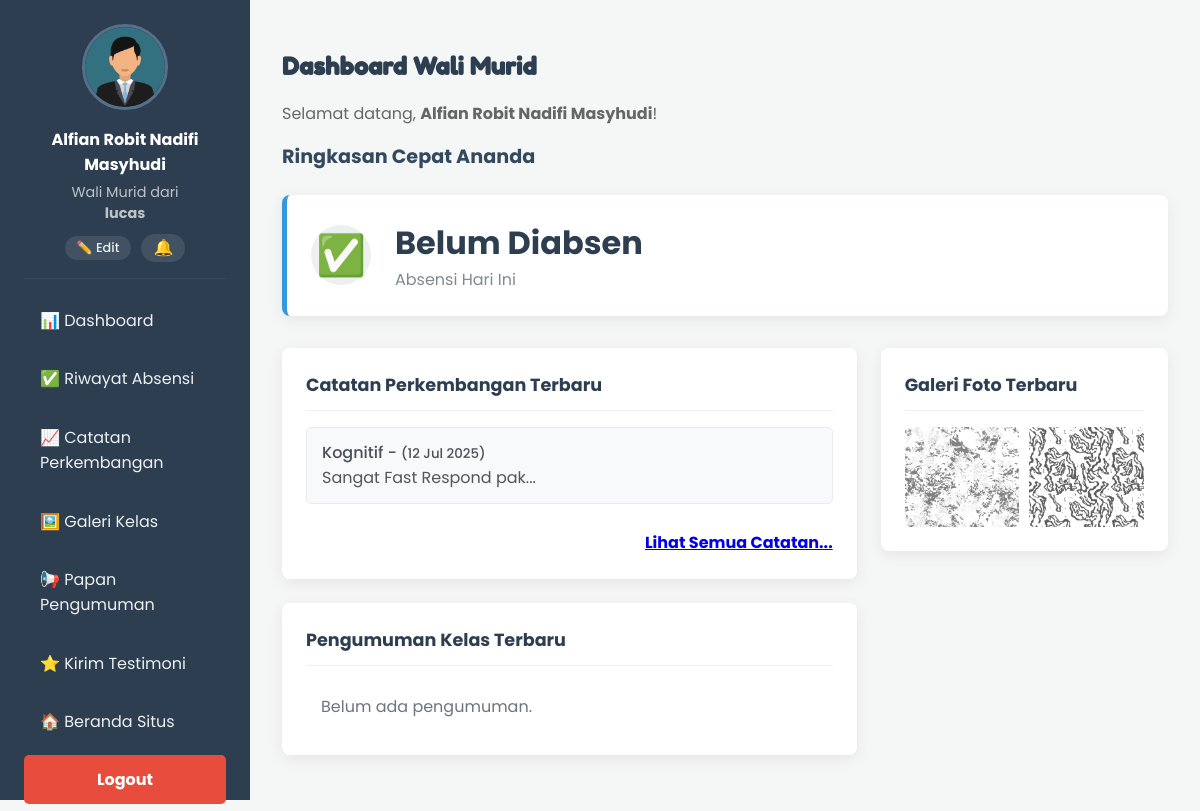
/wali/dashboard.php (signed in), run on the app's committed database.
### tables this page shows
CREATE TABLE `catatan_perkembangan` (
  `id_catatan` int(11) NOT NULL,
  `id_siswa` int(11) NOT NULL,
  `id_guru` int(11) NOT NULL,
  `tanggal_catatan` date NOT NULL,
  `aspek_perkembangan` enum('Sosial-Emosional','Kognitif','Motorik Halus','Motorik Kasar','Seni','Bahasa') NOT NULL,
  `catatan` text NOT NULL
);

CREATE TABLE `galeri_kelas` (
  `id_foto` int(11) NOT NULL,
  `id_kelas` int(11) NOT NULL,
  `id_guru` int(11) NOT NULL,
  `nama_file` varchar(255) NOT NULL,
  `judul_foto` varchar(100) DEFAULT NULL,
  `is_favorit` tinyint(1) NOT NULL DEFAULT 0 COMMENT '0=tidak, 1=favorit',
  `tanggal_unggah` timestamp NOT NULL DEFAULT current_timestamp()
);

### wali/dashboard.php (the view, shortened to what this page needs)
<?php
include 'template_header.php';
require_once '../config.php';
$id_siswa = isset($_SESSION['id_siswa']) ? $_SESSION['id_siswa'] : null;
?>
<div class="admin-content-header">
    <h2>Dashboard Wali Murid</h2>
    <p>Selamat datang, <strong><?php echo htmlspecialchars($_SESSION['wali_nama']); ?></strong>!</p>
</div>
<div class="admin-content-body">
    <?php if (empty($id_siswa)): ?>
        <div class="prompt-pendaftaran">
            <h3>Anda Belum Menautkan Data Ananda</h3>
            <p>Untuk melihat laporan absensi, perkembangan, dan galeri kegiatan, silakan daftarkan data ananda terlebih dahulu.</p>
            <a href="../pendaftaran.php" class="btn-aksi btn-simpan" style="font-size: 1.2rem; padding: 15px 30px; text-decoration: none;">Daftarkan Anak Sekarang</a>
        </div>
    <?php else: ?>
        <?php
        $stmt_kelas = $conn->prepare("SELECT id_kelas FROM calon_siswa WHERE id = ?");
        $stmt_kelas->bind_param("i", $id_siswa);
        $stmt_kelas->execute();
        $data_kelas = $stmt_kelas->get_result()->fetch_assoc();
        $id_kelas = $data_kelas ? $data_kelas['id_kelas'] : 0;
        $tanggal_sekarang = date('Y-m-d');
        $stmt_absen = $conn->prepare("SELECT status_kehadiran FROM absensi WHERE id_siswa = ? AND tanggal_absen = ?");
        $stmt_absen->bind_param("is", $id_siswa, $tanggal_sekarang);
        $stmt_absen->execute();
        $absen_hari_ini = ($stmt_absen->get_result()->num_rows > 0) ? $stmt_absen->get_result()->fetch_assoc()['status_kehadiran'] : 'Belum Diabsen';
        $stmt_perkembangan = $conn->prepare("SELECT tanggal_catatan, aspek_perkembangan, catatan FROM catatan_perkembangan WHERE id_siswa = ? ORDER BY tanggal_catatan DESC LIMIT 3");
        $stmt_perkembangan->bind_param("i", $id_siswa);
        $stmt_perkembangan->execute();
        $result_perkembangan = $stmt_perkembangan->get_result();
        ?>
        <h4>Ringkasan Cepat Ananda</h4>
        <div class="dashboard-widgets">
            <div class="widget-card">
                <div class="widget-icon">✅</div>
                <div class="widget-data">
                    <div class="widget-value"><?php echo htmlspecialchars($absen_hari_ini); ?></div>
                    <div class="widget-title">Absensi Hari Ini</div>
                </div>
            </div>
        </div>
        <div class="dashboard-layout">
            <div class="dashboard-main-column">
                <div class="dashboard-panel">
                    <h4>Catatan Perkembangan Terbaru</h4>
                    <div class="dashboard-list simple">
                        <?php
                        if ($result_perkembangan->num_rows > 0) {
                            while($catatan = $result_perkembangan->fetch_assoc()){
                               echo '<div class="list-item">
                                        <div class="item-title">' . htmlspecialchars($catatan['aspek_perkembangan']) . ' - <small>(' . date('d M Y', strtotime($catatan['tanggal_catatan'])) . ')</small></div>
                                        <p style="margin: 0; color: #555;">' . htmlspecialchars(substr($catatan['catatan'], 0, 100)) . '...</p>
                                      </div>';
                            }
                        } else {
                            echo '<div class="list-item-empty">Belum ada catatan perkembangan.</div>';
                        }
                        ?>
                        <a href="lihat_perkembangan.php" style="display: block; text-align: right; margin-top: 1rem; font-weight: bold;">Lihat Semua Catatan...</a>
                    </div>
                </div>
                <div class="dashboard-panel">
                    <h4>Pengumuman Kelas Terbaru</h4>
                    <div class="dashboard-list">
                         <?php
                        $result_pengumuman = $conn->query("SELECT judul_pengumuman, tanggal_posting FROM pengumuman_kelas WHERE id_kelas = $id_kelas ORDER BY tanggal_posting DESC LIMIT 3");
                        if ($result_pengumuman && $result_pengumuman->num_rows > 0) {
                            while($pengumuman = $result_pengumuman->fetch_assoc()){
                               echo '<div class="list-item">
                                        <div class="item-title">' . htmlspecialchars($pengumuman['judul_pengumuman']) . '</div>
                                        <span class="item-date">' . date('d M Y', strtotime($pengumuman['tanggal_posting'])) . '</span>
                                      </div>';
                            }
                        } else {
                            echo '<div class="list-item-empty">Belum ada pengumuman.</div>';
                        }
                        ?>
                    </div>
                </div>
            </div>
            <div class="dashboard-side-column">
                <div class="dashboard-panel">
                    <h4>Galeri Foto Terbaru</h4>
                    <div class="dashboard-gallery-preview">
                        <?php
                        $result_galeri = $conn->query("SELECT nama_file, judul_foto FROM galeri_kelas WHERE id_kelas = $id_kelas ORDER BY tanggal_unggah DESC LIMIT 4");
                        if ($result_galeri && $result_galeri->num_rows > 0) {
                            while($foto = $result_galeri->fetch_assoc()) {
                                echo '<img src="../uploads/' . htmlspecialchars($foto['nama_file']) . '" alt="' . htmlspecialchars($foto['judul_foto']) . '">';
                            }
                        } else {
                            echo '<div class="list-item-empty">Belum ada foto.</div>';
                        }
                        ?>
                    </div>
                </div>
            </div>
        </div>
    <?php endif; ?>
</div>
<?php include 'template_footer.php'; ?>

### wali/template_header.php (shortened to what this page needs)
<!DOCTYPE html>
<html lang="id">
<head>
    <link rel="stylesheet" href="../css/admin.css">
</head>
<body>
    <div class="admin-wrapper">
        <div class="admin-sidebar">
            <div class="sidebar-profile">
                <img src="../uploads/profil/<?php echo htmlspecialchars($_SESSION['wali_foto_profil'] ?? 'default.png'); ?>" alt="Foto Profil">
                <h4><?php echo htmlspecialchars($_SESSION['wali_nama']); ?></h4>
                <p>Wali Murid dari <br><strong><?php echo htmlspecialchars($_SESSION['siswa_nama']);?></strong></p>
                <div class="profile-actions">
                    <a href="profil.php" class="btn-profile-action">✏️ Edit</a>
                    <a href="#" id="notif-icon" class="btn-profile-action">
                        🔔
                    </a>
                </div>
            </div>
            <ul>
                <li><a href="dashboard.php">📊 Dashboard</a></li>
                <li><a href="lihat_absensi.php">✅ Riwayat Absensi</a></li>
                <li><a href="lihat_perkembangan.php">📈 Catatan Perkembangan</a></li>
                <li><a href="lihat_galeri.php">🖼️ Galeri Kelas</a></li>
                <li><a href="lihat_pengumuman.php">📢 Papan Pengumuman</a></li>
                <li><a href="kirim_testimoni.php">⭐ Kirim Testimoni</a></li>
                <li><a href="../index.php">🏠 Beranda Situs</a></li>
            </ul>
            <div class="logout-area">
                <a href="../admin/logout.php" class="btn-logout">Logout</a>
            </div>
        </div>
        <div class="admin-main-content">

### wali/template_footer.php (shortened to what this page needs)
</div> </div>
</body>
</html>

### css/admin.css (style rules this page uses)
body { font-family: 'Poppins', sans-serif; margin: 0; background-color: #f4f7f6; color: #333; }
.admin-wrapper { display: flex; }
.admin-sidebar { width: 250px; background-color: #2c3e50; color: #ecf0f1; height: 100vh; position: fixed; top: 0; left: 0; padding: 1.5rem; box-sizing: border-box; display: flex; flex-direction: column; transition: left 0.3s ease-in-out; }
.admin-main-content { margin-left: 250px; padding: 2rem; width: calc(100% - 250px); }
.sidebar-profile { text-align: center; padding-bottom: 1rem; border-bottom: 1px solid #34495e; margin-bottom: 1rem; }
.sidebar-profile img { width: 80px; height: 80px; border-radius: 50%; object-fit: cover; border: 3px solid #56708b; margin-bottom: 10px; }
.sidebar-profile h4 { color: white; margin: 0 0 5px 0; font-size: 1rem; }
.sidebar-profile p { color: #bdc3c7; margin: 0; font-size: 0.9rem; border-bottom: none; padding-bottom: 0; }
.admin-sidebar ul { list-style: none; padding: 0; margin: 0; flex-grow: 1; }
.admin-sidebar ul li a { display: block; color: #ecf0f1; text-decoration: none; padding: .8rem 1rem; border-radius: 5px; margin-bottom: .5rem; transition: background-color .2s ease-in-out; }
.logout-area { margin-top: auto; }
.btn-logout { display: block; text-align: center; background-color: #e74c3c; padding: 12px; border-radius: 5px; color: white; text-decoration: none; font-weight: 700; transition: background-color .2s ease-in-out; }
.admin-content-header h2 { font-family: 'Fredoka One', cursive; text-align: left; color: #2c3e50; }
.admin-content-header p { color: #666; margin-top: 0; }
.admin-content-body h4 { font-size:1.2rem;color:#34495e;margin-top:0;margin-bottom:1.5rem }
.dashboard-widgets { display:grid;grid-template-columns:repeat(auto-fit,minmax(250px,1fr));gap:1.5rem }
.widget-card { background-color:#fff;border-radius:8px;padding:1.5rem;display:flex;align-items:center;gap:1.5rem;box-shadow:0 4px 15px rgba(0,0,0,.07);border-left:5px solid #3498db }
.widget-icon { font-size:2.5rem;background-color:#ecf0f1;width:60px;height:60px;display:flex;align-items:center;justify-content:center;border-radius:50% }
.widget-data .widget-value { font-size:2rem;font-weight:700;color:#2c3e50 }
.widget-data .widget-title { font-size:1rem;color:#7f8c8d }
.dashboard-list { display: flex; flex-direction: column; gap: 10px; }
.list-item { display: flex; justify-content: space-between; align-items: center; padding: 12px 15px; background-color: #f8f9fa; border: 1px solid #e9ecef; border-radius: 5px; }
.list-item-empty { padding: 12px 15px; color: #6c757d; }
.dashboard-list.simple .list-item { display: block; line-height: 1.6; }
.item-title { font-weight: 500; color: #495057; }
.dashboard-layout { margin-top: 2rem; display: grid; grid-template-columns: 2fr 1fr; gap: 1.5rem; }
.dashboard-panel { background-color: #fff; padding: 1.5rem; border-radius: 8px; box-shadow: 0 4px 15px rgba(0,0,0,0.07); margin-bottom: 1.5rem; }
.dashboard-panel h4 { margin-top: 0; margin-bottom: 1rem; padding-bottom: 0.75rem; border-bottom: 1px solid #ecf0f1; color: #2c3e50; font-size: 1.1rem; }
.dashboard-gallery-preview { display: grid; grid-template-columns: 1fr 1fr; gap: 10px; }
.dashboard-gallery-preview img { width: 100%; height: 100px; object-fit: cover; border-radius: 5px; }
.profile-actions { display: flex; justify-content: center; align-items: center; gap: 10px; margin-top: 10px; }
.btn-profile-action { display: inline-flex; align-items: center; justify-content: center; background-color: rgba(255, 255, 255, 0.1); color: #ecf0f1; text-decoration: none; border-radius: 20px; font-size: 0.8rem; font-weight: 500; transition: background-color 0.3s; border: none; cursor: pointer; padding: 6px 12px; line-height: 1; }
#notif-icon { position: relative; font-size: 1rem; }

### data on the page
catatan_perkembangan: aspek_perkembangan "Kognitif", tanggal_catatan "12 Jul 2025", catatan "Sangat Fast Respond pak"
galeri_kelas: nama_file (picture)
galeri_kelas: nama_file (picture)

### other printed values
$_SESSION['wali_nama'] "Alfian Robit Nadifi Masyhudi"
$_SESSION['siswa_nama'] "lucas"
$absen_hari_ini "Belum Diabsen"
